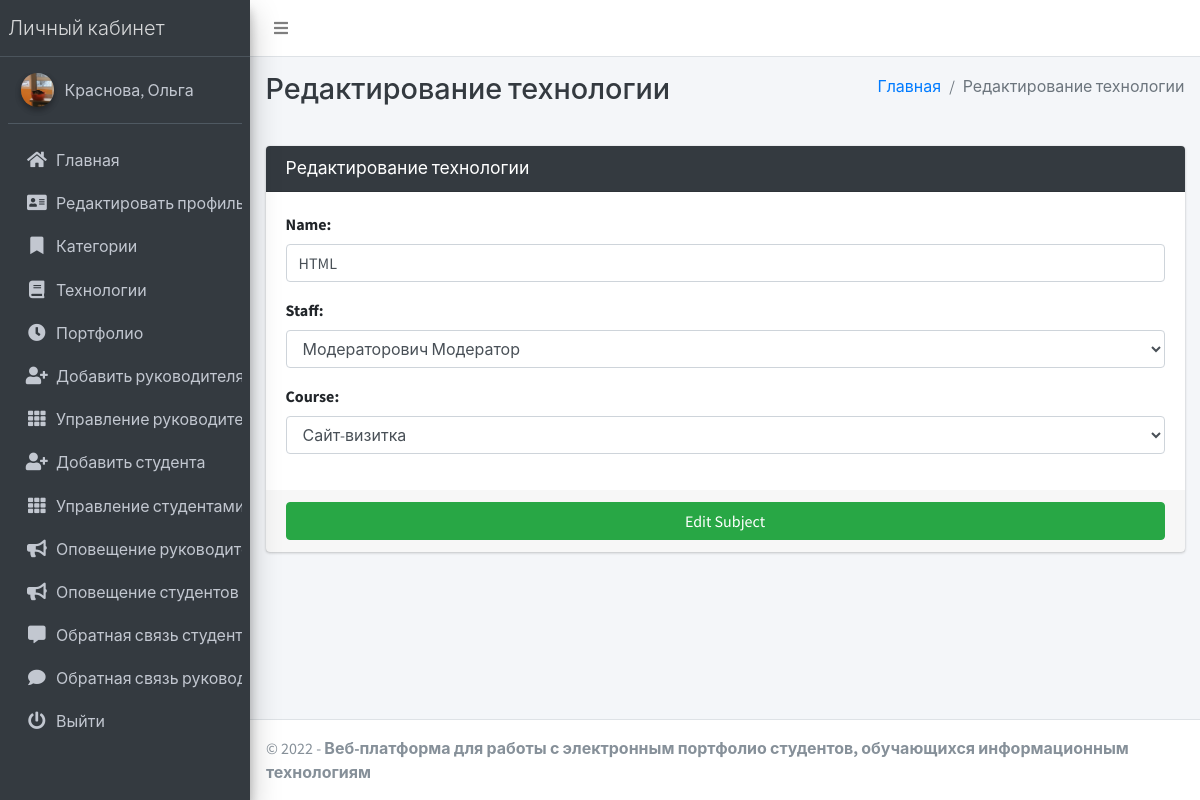
/subject/edit/1 (signed in), run on the app's committed database.
### main_app/models.py (models this page shows, shortened)
class CustomUser(AbstractUser):
    USER_TYPE = ((1, "HOD"), (2, "Staff"), (3, "Student"))
    GENDER = [("M", "Male"), ("F", "Female")]
    username = None  # Removed username, using email instead
    email = models.EmailField(unique=True)
    user_type = models.CharField(default=1, choices=USER_TYPE, max_length=1)
    gender = models.CharField(max_length=1, choices=GENDER)
    profile_pic = models.ImageField()
    address = models.TextField()
    fcm_token = models.TextField(default="")  # For firebase notifications
    created_at = models.DateTimeField(auto_now_add=True)
    updated_at = models.DateTimeField(auto_now=True)
    USERNAME_FIELD = "email"
    REQUIRED_FIELDS = []
    objects = CustomUserManager()
    def __str__(self):
        return self.last_name + ", " + self.first_name

class Subject(models.Model):
    name = models.CharField(max_length=120)
    staff = models.ForeignKey(Staff,on_delete=models.CASCADE,)
    course = models.ForeignKey(Course, on_delete=models.CASCADE)
    updated_at = models.DateTimeField(auto_now=True)
    created_at = models.DateTimeField(auto_now_add=True)

### main_app/hod_views.py (the view, shortened to what this page needs)
def edit_subject(request, subject_id):
    instance = get_object_or_404(Subject, id=subject_id)
    form = SubjectForm(request.POST or None, instance=instance)
    context = {
        'form': form,
        'subject_id': subject_id,
        'page_title': 'Редактирование технологии'
    }
    return render(request, 'hod_template/edit_subject_template.html', context)

### main_app/forms.py
class SubjectForm(FormSettings):
    def __init__(self, *args, **kwargs):
        super(SubjectForm, self).__init__(*args, **kwargs)
    class Meta:
        model = Subject
        fields = ['name', 'staff', 'course']

### main_app/models.py (called while the page is built)
    def __str__(self):
        return self.name

    def __str__(self):
        return self.admin.last_name + " " + self.admin.first_name

### main_app/templates/hod_template/edit_subject_template.html
{% extends 'main_app/base.html' %}
{% load static %}
{% block page_title %}{{page_title}}{% endblock page_title %}
{% block content %}
<section class="content">
    <div class="container-fluid">
        <div class="row">
            <div class="col-md-12">
                <div class="card card-dark">
                    <div class="card-header">
                        <h3 class="card-title">{{page_title}}</h3>
                    </div>
                    {% include "main_app/form_template.html" with messages=messages  form=form button_text="Edit Subject"%}
                </div>
            </div>
        </div>
    </div>
</section>
{% endblock content %}

### main_app/templates/main_app/sidebar_template.html (shortened to what this page needs)
{% load static %}
<aside class="main-sidebar sidebar-dark-info elevation-4">
    {% if request.user.user_type == '1' %}
    <a href="{% url 'admin_home' %}" class="brand-link">
        <span class="brand-text font-weight-light">Личный кабинет</span>
    </a>
    <div class="sidebar">
        <div class="user-panel mt-3 pb-3 mb-3 d-flex">
            <div class="image">
                <img src="{{ request.user.profile_pic}}" class="img-circle elevation-2" alt="User Image">
            </div>
            <div class="info">
                <a href="#" class="d-block">{{user}}</a>
            </div>
        </div>
        <nav class="mt-2">
            <ul class="nav nav-pills nav-sidebar flex-column" data-widget="treeview" role="menu" data-accordion="false">
                <li class="nav-item">
                    {% url 'admin_home' as admin_home %}
                    <a href="{{admin_home}}" class="nav-link {% if admin_home == request.path %} active {% endif %}">
                        <i class="nav-icon fas fa-home"></i>
                        <p>
                            Главная
                        </p>
                    </a>
                </li>
                <li class="nav-item">
                    {% url 'admin_view_profile' as admin_view_profile %}
                    <a href="{{admin_view_profile}}"
                        class="nav-link {% if admin_view_profile == request.path %} active {% endif %}">
                        <i class="nav-icon fas fa-address-card"></i>
                        <p>
                            Редактировать профиль
                        </p>
                    </a>
                </li>
                <li class="nav-item has-treeview">
                    <a href="#" class="nav-link">
                        <i class="nav-icon fas fa-bookmark"></i>
                        <p>
                            Категории
                        </p>
                    </a>
                </li>
                <li class="nav-item has-treeview">
                    <a href="#" class="nav-link">
                        <i class="nav-icon fas fa-book"></i>
                        <p>
                            Технологии
                        </p>
                    </a>
                </li>
                <li class="nav-item has-treeview">
                    <a href="#" class="nav-link">
                        <i class="nav-icon fas fa-clock"></i>
                        <p>
                            Портфолио
                        </p>
                    </a>
                </li>
                <li class="nav-item">
                    {% url 'add_staff' as add_staff %}
                    <a href="{{add_staff}}" class="nav-link {% if add_staff == request.path %} active {% endif %}">
                        <i class="nav-icon fas fa-user-plus"></i>
                        <p>
                            Добавить руководителя
                        </p>
                    </a>
                </li>
                <li class="nav-item">
                    {% url 'manage_staff' as manage_staff %}
                    {% url 'edit_staff' staff_id as edit_staff %}
                    <a href="{{manage_staff}}"
                        class="nav-link {% if manage_staff == request.path or request.path == edit_staff %} active {% endif %}">
                        <i class="nav-icon fas fa-th"></i>
                        <p>
                            Управление руководителями
                        </p>
                    </a>
                </li>
                <li class="nav-item">
                    {% url 'add_student' as add_student%}
                    <a href="{{add_student}}" class="nav-link  {% if add_student == request.path %} active {% endif %}">
                        <i class="nav-icon fas fa-user-plus"></i>
                        <p>
                            Добавить студента
                        </p>
                    </a>
                </li>
                <li class="nav-item">
                    {% url 'manage_student' as manage_student %}
                    {% url 'edit_student' student_id as edit_student %}
                    <a href="{{manage_student}}"
                        class="nav-link  {% if edit_student == request.path or manage_student == request.path %} active {% endif %}">
                        <i class="nav-icon fas fa-th"></i>
                        <p>
                            Управление студентами
                        </p>
                    </a>
                </li>
                <li class="nav-item">
                    {% url 'admin_notify_staff' as admin_notify_staff %}
                    <a href="{{admin_notify_staff}}"
                        class="nav-link {% if admin_notify_staff == request.path %} active {% endif %}">
                        <i class="nav-icon fas fa-bullhorn"></i>
                        <p>
                            Оповещение руководителей
                        </p>
                    </a>
                </li>
                <li class="nav-item">
                    {% url 'admin_notify_student' as admin_notify_student %}
                    <a href="{{admin_notify_student}}"
                        class="nav-link {% if admin_notify_student == request.path %} active {% endif %}">
                        <i class="nav-icon fas fa-bullhorn"></i>
                        <p>
                            Оповещение студентов
                        </p>
                    </a>
                </li>
                <li class="nav-item">
                <li class="nav-item">
                    {% url 'student_feedback_message' as student_feedback_message %}
                    <a href="{{ student_feedback_message }}"
                        class="nav-link  {% if student_feedback_message == request.path %} active {% endif %}">
                        <i class="nav-icon fas fa-comment-alt"></i>
                        <p>
                            Обратная связь студентов
                        </p>
                    </a>
                </li>
                <li class="nav-item">
                    {% url 'staff_feedback_message' as staff_feedback_message %}
                    <a href="{{staff_feedback_message}}"
                        class="nav-link   {% if staff_feedback_message == request.path %} active {% endif %}">
                        <i class="nav-icon fas fa-comment"></i>
                        <p>
                            Обратная связь руководителей
                        </p>
                    </a>
                </li>
                                        {% endif %}
                                        <li class="nav-item">
                                            <a href="{% url 'user_logout' %}"
                                                onclick="return confirm('Ваш сеанс работы будет завершен.\n\nЗавершить?')"
                                                class="nav-link">
                                                <i class="nav-icon fas fa-power-off"></i>
                                                <p>
                                                    Выйти
                                                </p>
                                            </a>
                                        </li>
                                    </ul>
                                </nav>
                            </div>
</aside>

### main_app/templates/main_app/form_template.html (shortened to what this page needs)
<form role="form" method="POST" enctype="multipart/form-data">
    <div class="card-body">
        {% for field in form  %}
        <div class="form-group">
            {{field.label_tag}}
            {{field}}
        </div>
        {% endfor %}
    </div>
    <div class="card-footer">
        <button type="submit" class="btn btn-success btn-block">
            {% if button_text %}
            {{button_text}}
            {% else %}
            Подтвердить
            {% endif %}
        </button>
    </div>
</form>

### data on the page
CustomUser: user.profile_pic (picture), last_name+first_name "Краснова, Ольга"
Subject: form "HTML" "Модераторович Модератор" "Сайт-визитка"

### other printed values
{{ page_title }} "Редактирование технологии"
{{ field.label_tag }} "Name:" "Staff:" "Course:"
{{ button_text }} "Edit Subject"
